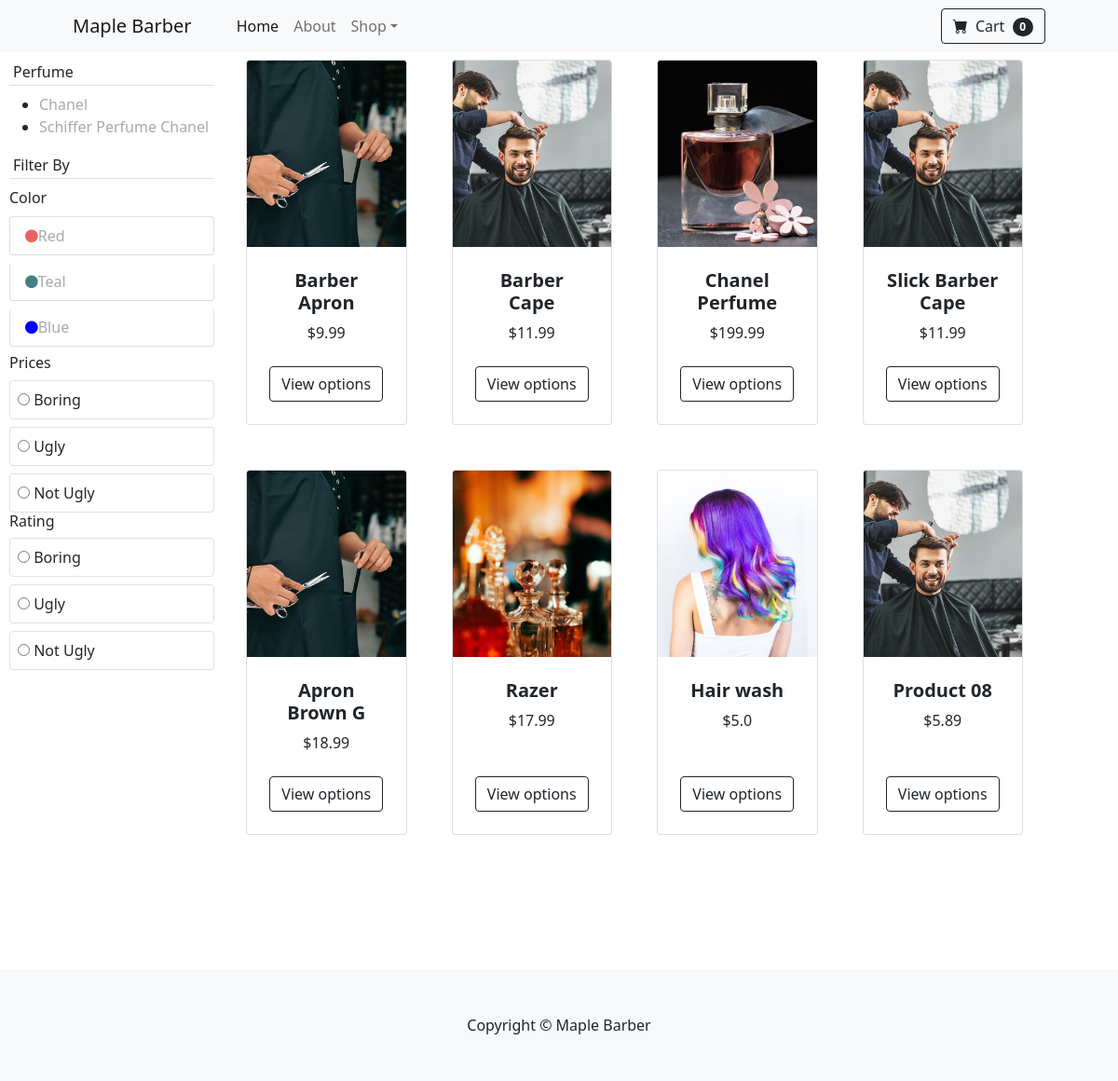
The app's page /category/perfume with its own data.
### core/models.py (models this page shows, shortened)
class ProductType(models.Model):
    title = models.CharField(max_length=255, null=True, blank=True)
    slug = models.SlugField( max_length=255, unique=True, null=True, blank=True)
    image = models.ImageField(height_field=None, width_field=None, max_length=255, null=True)

class Category(models.Model):
    parent = models.ForeignKey('self', on_delete=models.CASCADE, related_name="sub_category", null=True, blank=True)
    title = models.CharField(max_length=255, null=True)
    slug = models.SlugField(max_length=255, unique=True)
    product_type = models.ForeignKey(ProductType, on_delete=models.CASCADE, null=True, blank=True)
    image = models.ImageField(height_field=None, width_field=None, max_length=255, null=True)

class Product(models.Model):
    name = models.CharField(max_length=255, null=True)
    slug = models.SlugField(max_length=255, unique=True, null=True, blank=True)
    price = models.FloatField()
    description = models.TextField(null=True, blank=True)
    category = models.ForeignKey(Category, on_delete=models.CASCADE, null=True)
    image = models.ImageField(height_field=None, width_field=None, max_length=255, null=True)
    stock = models.IntegerField()
    physical = models.BooleanField(default=True, null=True, blank=False)

### core/views.py (the view)
# urls.py: path('category/<slug:slug>', views.category, name='category'),
def category(request, slug):
    types = None
    categories = None
    products = models.Product.objects.all()
    if slug:
        types = models.ProductType.objects.get(slug=slug)
        categories = models.Category.objects.filter(product_type=types)
    context = {'categories' : categories,
               'products' : products,
               'types': types }
    return render(request, 'core/category.html', context)

### core/templates/core/category.html (shortened to what this page needs)
{% extends 'core/index.html' %}
{% load static %}
{% block page %}
<section id="sidebar" class="py-5 mt-2" style="top: 10vh">
    <div>
        <h6 class="p-1 border-bottom">{{types.title}}</h6>
        <ul>
            {% if item.parent %}
            <li>This item has a parent!!</li>
            {% else %}
            {% for item in categories %}
            <li><a href="{% url 'sub-category' item.slug %}">{{item.title}}</a></li>
            {% endfor %}
            {% endif %}
        </ul>
    </div>
    <div>
        <h6 class="p-1 border-bottom">Filter By</h6>
        <p class="mb-2">Color</p>
        <ul class="list-group">
            <li class="list-group-item list-group-item-action mb-2 rounded"><a href="#">
                <span class="fa fa-circle pr-1" id="red"></span>Red
            </a></li>
            <li class="list-group-item list-group-item-action mb-2 rounded"><a href="#">
                <span class="fa fa-circle pr-1" id="teal"></span>Teal
            </a></li>
            <li class="list-group-item list-group-item-action mb-2 rounded"><a href="#">
                <span class="fa fa-circle pr-1" id="blue"></span>Blue
            </a></li>
        </ul>
    </div>
    <div>
        <h6>Prices</h6>
        <form class="ml-md-2">
            <div class="form-inline border rounded p-sm-2 my-2">
                <input type="radio" name="type" id="boring">
                <label for="boring" class="pl-1 pt-sm-0 pt-1">Boring</label>
            </div>
            <div class="form-inline border rounded p-sm-2 my-2">
                <input type="radio" name="type" id="ugly">
                <label for="ugly" class="pl-1 pt-sm-0 pt-1">Ugly</label>
            </div>
            <div class="form-inline border rounded p-md-2 p-sm-1">
                <input type="radio" name="type" id="notugly">
                <label for="notugly" class="pl-1 pt-sm-0 pt-1">Not Ugly</label>
            </div>
        </form>
    </div>
    <div>
        <h6>Rating</h6>
        <form class="ml-md-2">
            <div class="form-inline border rounded p-sm-2 my-2">
                <input type="radio" name="type" id="boring">
                <label for="boring" class="pl-1 pt-sm-0 pt-1">Boring</label>
            </div>
            <div class="form-inline border rounded p-sm-2 my-2">
                <input type="radio" name="type" id="ugly">
                <label for="ugly" class="pl-1 pt-sm-0 pt-1">Ugly</label>
            </div>
            <div class="form-inline border rounded p-md-2 p-sm-1">
                <input type="radio" name="type" id="notugly">
                <label for="notugly" class="pl-1 pt-sm-0 pt-1">Not Ugly</label>
            </div>
        </form>
    </div>
</section>
{% if types.title == 'All Products' %}
<section class="py-5 mt-2">
    <div class="container px-4 px-lg-5 mt-2">
        <div class="row gx-4 gx-lg-5 row-cols-2 row-cols-md-3 row-cols-xl-4 justify-content-center">
            {%  for product in products|slice:"0:8" %}
            <div class="col mb-5">
                <div class="card h-100">
                    <img class="card-img-top" src={{product.image.url}} alt="" style="width: 100; height: 25vh;"/>
                    <div class="card-body p-4">
                        <div class="text-center">
                            <h5 class="fw-bolder">{{product.name}}</h5>
                            ${{product.price}}
                        </div>
                    </div>
                    <div class="card-footer p-4 pt-0 border-top-0 bg-transparent">
                        <div class="text-center"><a class="btn btn-outline-dark mt-auto" href="{% url 'product' product.id %}">View options</a></div>
                    </div>
                </div>
            </div>
            {% endfor %}
        </div>
    </div>
</section>
{% else %}
<section class="py-5 mt-2">
    <div class="container px-4 px-lg-5 mt-2">
        <div class="row gx-4 gx-lg-5 row-cols-2 row-cols-md-3 row-cols-xl-4 justify-content-center">
            {%  for product in products|slice:"0:8" %}
            <div class="col mb-5">
                <div class="card h-100">
                    <img class="card-img-top" src={{product.image.url}} alt="" style="width: 100; height: 25vh;"/>
                    <div class="card-body p-4">
                        <div class="text-center">
                            <h5 class="fw-bolder">{{product.name}}</h5>
                            ${{product.price}}
                        </div>
                    </div>
                    <div class="card-footer p-4 pt-0 border-top-0 bg-transparent">
                        <div class="text-center"><a class="btn btn-outline-dark mt-auto" href="{% url 'product' product.id %}">View options</a></div>
                    </div>
                </div>
            </div>
            {% endfor %}
        </div>
    </div>
</section>
{% endif %}
{% endblock page %}

### records on screen
ProductType: title "Perfume"
Category: title "Chanel"
Category: title "Schiffer Perfume Chanel"
Product: image (picture), name "Barber Apron", price "9.99"
Product: image (picture), name "Barber Cape", price "11.99"
Product: image (picture), name "Chanel Perfume", price "199.99"
Product: image (picture), name "Slick Barber Cape", price "11.99"
Product: image (picture), name "Apron Brown G", price "18.99"
Product: image (picture), name "Razer", price "17.99"
Product: image (picture), name "Hair wash", price "5.0"
Product: image (picture), name "Product 08", price "5.89"
